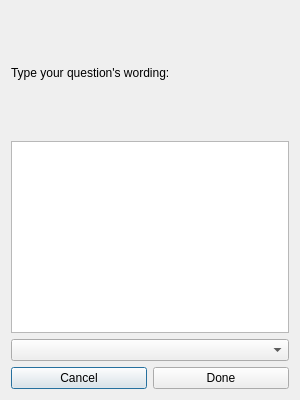
<?xml version="1.0" encoding="UTF-8"?>
<ui version="4.0">
 <class>new_question_dialog</class>
 <widget class="QDialog" name="new_question_dialog">
  <property name="geometry">
   <rect>
    <x>0</x>
    <y>0</y>
    <width>300</width>
    <height>400</height>
   </rect>
  </property>
  <property name="windowTitle">
   <string>Dialog</string>
  </property>
  <layout class="QVBoxLayout" name="verticalLayout_2">
   <item>
    <widget class="QLabel" name="label">
     <property name="text">
      <string>Type your question's wording:</string>
     </property>
    </widget>
   </item>
   <item>
    <widget class="QTextEdit" name="wording_edit">
     <property name="sizePolicy">
      <sizepolicy hsizetype="Expanding" vsizetype="Preferred">
       <horstretch>0</horstretch>
       <verstretch>0</verstretch>
      </sizepolicy>
     </property>
    </widget>
   </item>
   <item>
    <widget class="QComboBox" name="qustion_type_box">
     <property name="editable">
      <bool>false</bool>
     </property>
     <property name="currentText">
      <string/>
     </property>
    </widget>
   </item>
   <item>
    <layout class="QVBoxLayout" name="answers_layout"/>
   </item>
   <item>
    <layout class="QHBoxLayout" name="horizontalLayout">
     <item>
      <widget class="QPushButton" name="cancel_button">
       <property name="text">
        <string>Cancel</string>
       </property>
      </widget>
     </item>
     <item>
      <widget class="QPushButton" name="done_button">
       <property name="text">
        <string>Done</string>
       </property>
      </widget>
     </item>
    </layout>
   </item>
  </layout>
 </widget>
 <resources/>
 <connections/>
</ui>
